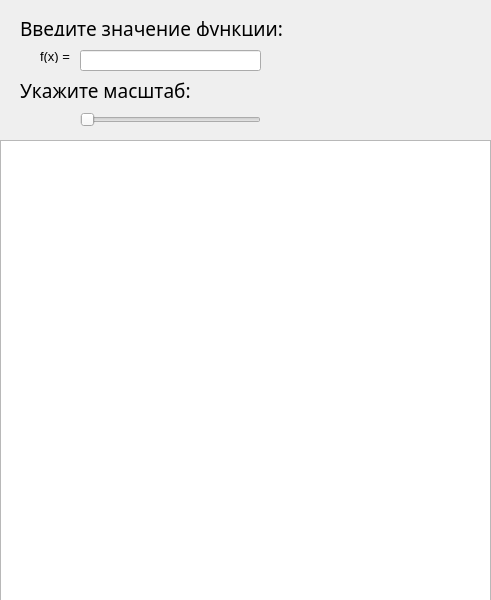
<?xml version="1.0" encoding="UTF-8"?>
<ui version="4.0">
 <class>Form</class>
 <widget class="QWidget" name="Form">
  <property name="geometry">
   <rect>
    <x>0</x>
    <y>0</y>
    <width>491</width>
    <height>600</height>
   </rect>
  </property>
  <property name="windowTitle">
   <string>Form</string>
  </property>
  <widget class="QGraphicsView" name="graphicsView">
   <property name="geometry">
    <rect>
     <x>0</x>
     <y>140</y>
     <width>491</width>
     <height>461</height>
    </rect>
   </property>
  </widget>
  <widget class="QSlider" name="horizontalSlider">
   <property name="geometry">
    <rect>
     <x>80</x>
     <y>110</y>
     <width>181</width>
     <height>19</height>
    </rect>
   </property>
   <property name="orientation">
    <enum>Qt::Horizontal</enum>
   </property>
  </widget>
  <widget class="QLineEdit" name="lineEdit">
   <property name="geometry">
    <rect>
     <x>80</x>
     <y>50</y>
     <width>181</width>
     <height>21</height>
    </rect>
   </property>
  </widget>
  <widget class="QLabel" name="label">
   <property name="geometry">
    <rect>
     <x>20</x>
     <y>20</y>
     <width>311</width>
     <height>16</height>
    </rect>
   </property>
   <property name="font">
    <font>
     <family>Angsana New</family>
     <pointsize>14</pointsize>
    </font>
   </property>
   <property name="text">
    <string>Введите значение функции:</string>
   </property>
  </widget>
  <widget class="QLabel" name="label_2">
   <property name="geometry">
    <rect>
     <x>40</x>
     <y>50</y>
     <width>47</width>
     <height>13</height>
    </rect>
   </property>
   <property name="font">
    <font>
     <pointsize>10</pointsize>
    </font>
   </property>
   <property name="text">
    <string>f(x) = </string>
   </property>
  </widget>
  <widget class="QLabel" name="label_3">
   <property name="geometry">
    <rect>
     <x>20</x>
     <y>80</y>
     <width>241</width>
     <height>20</height>
    </rect>
   </property>
   <property name="font">
    <font>
     <family>AngsanaUPC</family>
     <pointsize>14</pointsize>
    </font>
   </property>
   <property name="text">
    <string>Укажите масштаб:</string>
   </property>
  </widget>
 </widget>
 <resources/>
 <connections/>
</ui>
